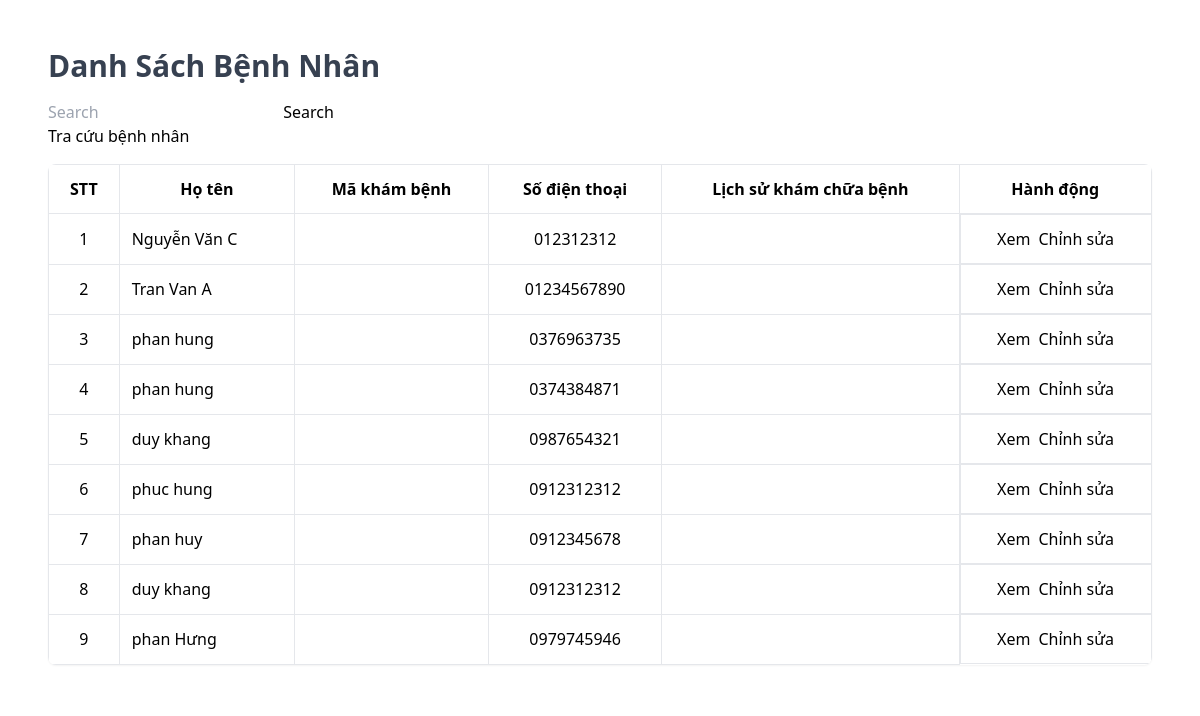
/admin/dsbn/dsbn.php, run on the app's committed database.
### tables this page shows
CREATE TABLE `benhnhan` (
  `maBenhNhan` int(11) NOT NULL,
  `tenBenhNhan` varchar(100) NOT NULL,
  `namSinh` date NOT NULL,
  `gioitinh` enum('Nam','Nữ','Tùy chỉnh') NOT NULL,
  `diaChi` text DEFAULT NULL,
  `sdt` varchar(11) NOT NULL,
  `maBHYT` varchar(15) DEFAULT NULL,
  `maPhieuKham` varchar(10) DEFAULT NULL
);

### admin/dsbn/dsbn.php (the view, shortened to what this page needs)
<?php
require_once("../config/config.php");
$sql = "SELECT * FROM benhnhan";
$result = $conn->query($sql);
if ($result->num_rows > 0) {
    $patients = $result->fetch_all(MYSQLI_ASSOC);
} else {
    $patients = [];
}
?>
<!DOCTYPE html>
<html lang="vi">
<head>
    <link href="https://cdn.jsdelivr.net/npm/tailwindcss@2.0.0/dist/tailwind.min.css" rel="stylesheet">
</head>
<body class="p-6">
    <div class="mx-auto bg-white rounded-lg p-6">
        <h1 class="text-3xl font-bold mb-4 text-gray-700">Danh Sách Bệnh Nhân</h1>
        <nav class="navbar bg-body-tertiary">
            <div class="container-fluid">
                <form class="d-flex" role="search">
                    <input class="form-control me-2" type="search" placeholder="Search" aria-label="Search">
                    <button class="btn btn-outline-success" type="submit">Search</button>
                </form>
               <a href="index.php?quanli=tra-cuu-benh-nhan" >
                    <button class="btn btn-info">Tra cứu bệnh nhân</button>
               </a>
            </div>
        </nav>
        <table class="w-full border-collapse shadow-sm rounded-lg overflow-hidden mt-4">
            <thead>
                <tr class="table-header">
                    <th class="border p-3">STT</th>
                    <th class="border p-3">Họ tên</th>
                    <th class="border p-3">Mã khám bệnh</th>
                    <th class="border p-3">Số điện thoại</th>
                    <th class="border p-3">Lịch sử khám chữa bệnh</th>
                    <th class="border p-3">Hành động</th>
                </tr>
            </thead>
            <tbody>
                <?php if (count($patients) > 0): ?>
                    <?php foreach ($patients as $index => $patient): ?>
                        <tr class="table-row">
                            <td class="border p-3 text-center"><?= $index + 1 ?></td>
                            <td class="border p-3"><?= htmlspecialchars($patient['tenBenhNhan'] ?? '') ?></td>
                            <td class="border p-3 text-center"><?= htmlspecialchars($patient['maKhamBenh'] ?? '') ?></td>
                            <td class="border p-3 text-center"><?= htmlspecialchars($patient['sdt'] ?? '') ?></td>
                            <td class="border p-3"><?= htmlspecialchars($patient['lichSuKham'] ?? '') ?></td>
                            <td class="border p-3 flex space-x-2 justify-center">
                                <a href=""><button class="btn btn-outline-primary">Xem</button></a>
                                <button class="btn btn-outline-success">Chỉnh sửa</button>
                            </td>
                        </tr>
                    <?php endforeach; ?>
                <?php else: ?>
                    <tr>
                        <td colspan="6" class="text-center p-3">Không có dữ liệu bệnh nhân</td>
                    </tr>
                <?php endif; ?>
            </tbody>
        </table>
    </div>
</body>
</html>

### data on the page
benhnhan: tenBenhNhan "Nguyễn Văn C", sdt "012312312"
benhnhan: tenBenhNhan "Tran Van A", sdt "01234567890"
benhnhan: tenBenhNhan "phan hung", sdt "0376963735"
benhnhan: tenBenhNhan "phan hung", sdt "0374384871"
benhnhan: tenBenhNhan "duy khang", sdt "0987654321"
benhnhan: tenBenhNhan "phuc hung", sdt "0912312312"
benhnhan: tenBenhNhan "phan huy", sdt "0912345678"
benhnhan: tenBenhNhan "duy khang", sdt "0912312312"
benhnhan: tenBenhNhan "phan Hưng", sdt "0979745946"
